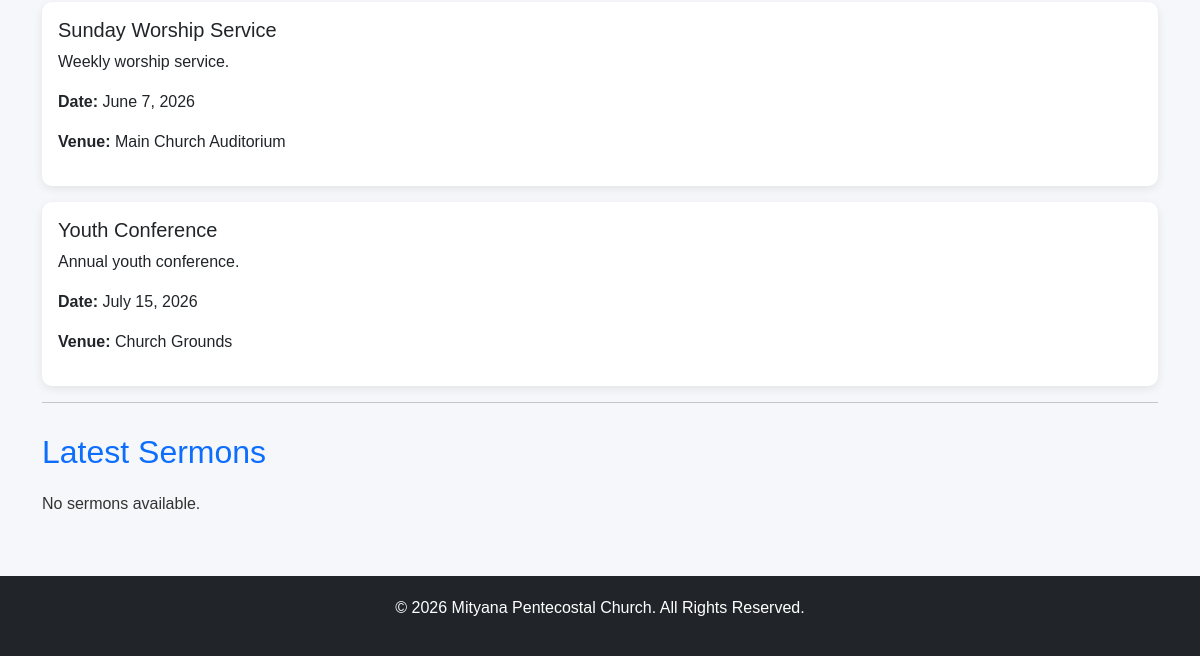
The app's page / (lower part), older data.
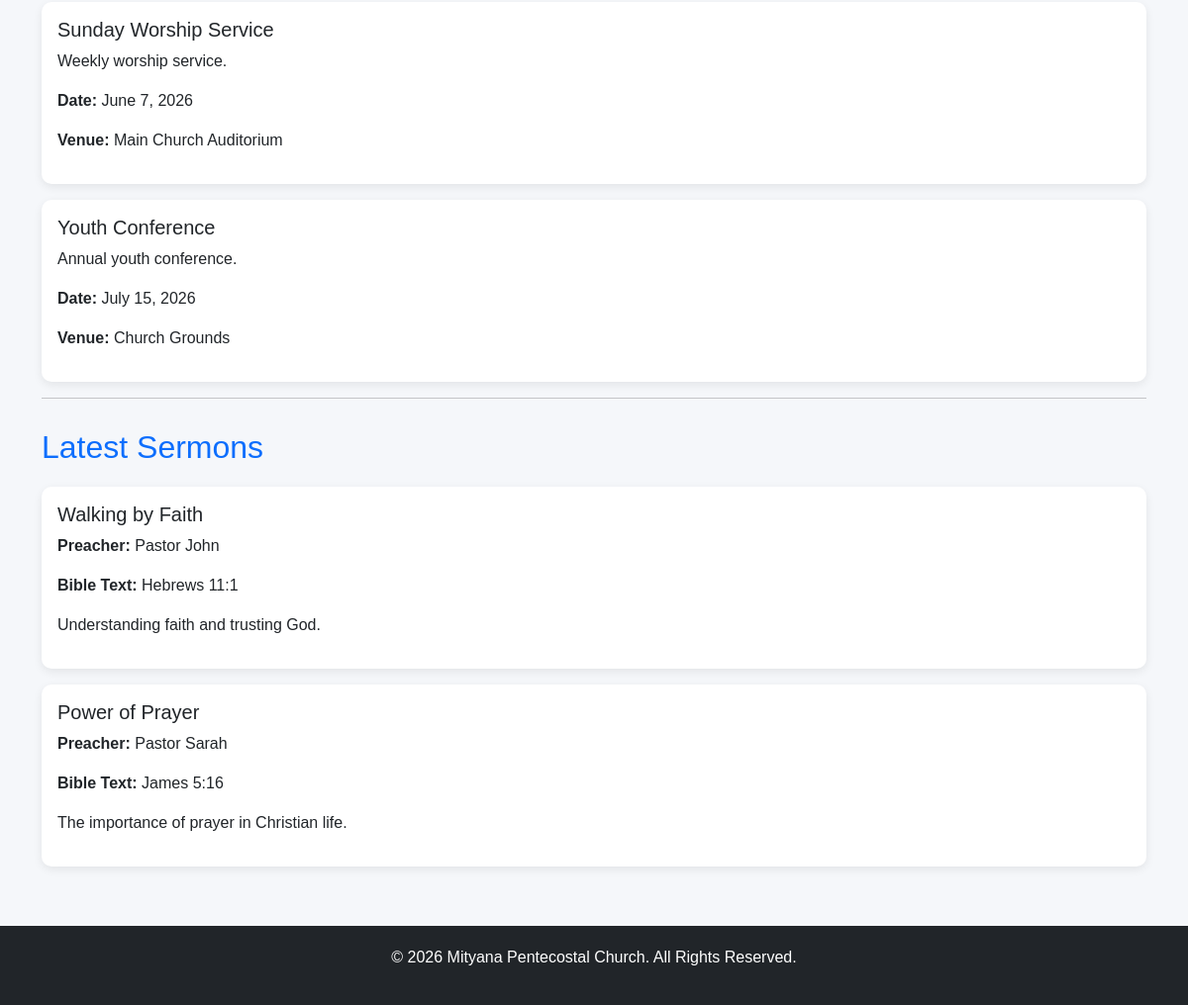
The same page, newer data.
### events/models.py (models this page shows, shortened)
class Event(models.Model):
    title = models.CharField(max_length=200)
    description = models.TextField()
    event_date = models.DateField()
    event_time = models.TimeField()
    venue = models.CharField(max_length=200)
    is_active = models.BooleanField(default=True)
    created_at = models.DateTimeField(auto_now_add=True)
    class Meta:
        ordering = ['event_date']

### sermons/models.py (models this page shows, shortened)
class Sermon(models.Model):
    title = models.CharField(max_length=255)
    preacher = models.CharField(max_length=150)
    bible_text = models.CharField(
        max_length=255,
        blank=True
    )
    sermon_date = models.DateField()
    summary = models.TextField()
    youtube_link = models.URLField(
        blank=True,
        null=True
    )
    is_published = models.BooleanField(
        default=True
    )
    created_at = models.DateTimeField(
        auto_now_add=True
    )
    class Meta:
        ordering = ['-sermon_date']

### core/views.py (the view)
# urls.py: 2. Add a URL to urlpatterns:  path('', views.home, name='home')
def home(request):
    announcements = Announcement.objects.filter(
        is_active=True
    )[:5]
    events = Event.objects.filter(
        is_active=True
    )[:5]
    sermons = Sermon.objects.filter(
        is_published=True
    )[:3]
    context = {
        'announcements': announcements,
        'events': events,
        'sermons': sermons
    }
    return render(
        request,
        'home.html',
        context
    )

### templates/home.html (shortened to what this page needs)
{% extends 'base.html' %}
{% block content %}
{% for event in events %}
<div class="card mb-3">
    <div class="card-body">
        <h5>{{ event.title }}</h5>
        <p>{{ event.description }}</p>
        <p>
            <strong>Date:</strong>
            {{ event.event_date }}
        </p>
        <p>
            <strong>Venue:</strong>
            {{ event.venue }}
        </p>
    </div>
</div>
{% empty %}
<p>No upcoming events available.</p>
{% endfor %}
<hr>
<h2>Latest Sermons</h2>
{% for sermon in sermons %}
<div class="card mb-3">
    <div class="card-body">
        <h5>{{ sermon.title }}</h5>
        <p>
            <strong>Preacher:</strong>
            {{ sermon.preacher }}
        </p>
        <p>
            <strong>Bible Text:</strong>
            {{ sermon.bible_text }}
        </p>
        <p>
            {{ sermon.summary|truncatewords:25 }}
        </p>
    </div>
</div>
{% empty %}
<p>No sermons available.</p>
{% endfor %}
{% endblock %}

Row changes from the older to the newer data that the page shows:
added Sermon: title "Walking by Faith", preacher "Pastor John", bible_text "Hebrews 11:1", summary "Understanding faith and trusting God."
added Sermon: title "Power of Prayer", preacher "Pastor Sarah", bible_text "James 5:16", summary "The importance of prayer in Christian life."
Text that changed along with them:
text no longer shown: "No sermons available."
